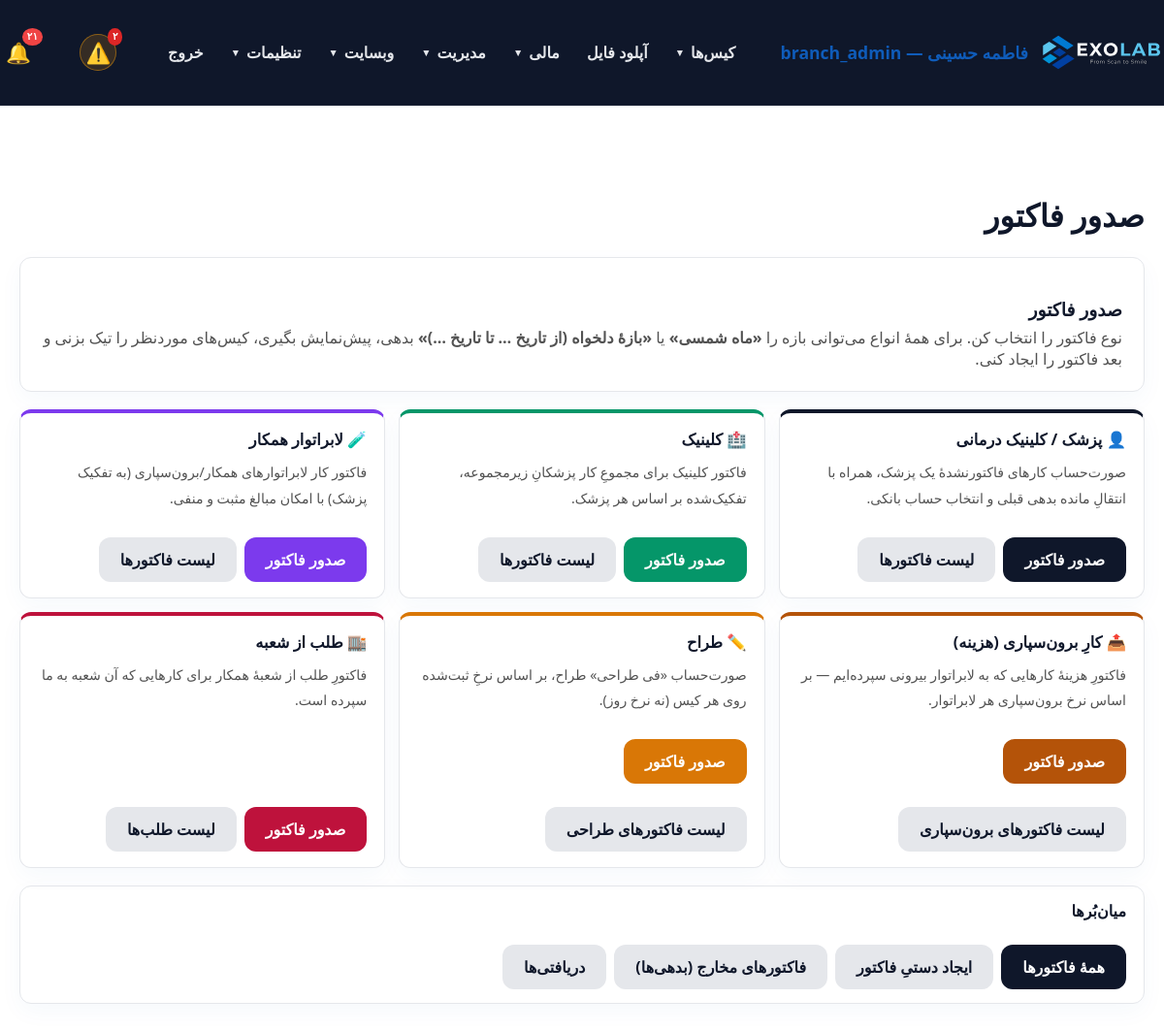
Screenshot of /panel/issue_invoice.php (signed in) with the database file from the repository.
### tables this page shows
CREATE TABLE `users` (
  `id` int(11) NOT NULL AUTO_INCREMENT,
  `username` varchar(100) NOT NULL,
  `password_hash` varchar(255) NOT NULL,
  `full_name` varchar(255) NOT NULL,
  `email` varchar(255) DEFAULT NULL,
  `phone` varchar(20) DEFAULT NULL,
  `role` enum('admin','doctor','staff','secretary','designer','technician','operator','powder','courier','finance','outsource_lab','customer_lab','partner_lab','clinic','branch_admin') NOT NULL DEFAULT 'staff',
  `branch_id` int(11) DEFAULT NULL,
  `clinic_id` int(11) DEFAULT NULL,
  `lab_id` int(11) DEFAULT NULL,
  `is_designer` tinyint(1) NOT NULL DEFAULT 0,
  `is_default_designer` tinyint(1) NOT NULL DEFAULT 0,
  `active` tinyint(1) DEFAULT 1,
  `last_login` datetime DEFAULT NULL,
  `created_at` datetime DEFAULT current_timestamp(),
  `updated_at` datetime DEFAULT current_timestamp() ON UPDATE current_timestamp(),
  `notes` text DEFAULT NULL,
  PRIMARY KEY (`id`),
  UNIQUE KEY `username` (`username`),
  KEY `idx_users_clinic_id` (`clinic_id`),
  KEY `idx_users_is_designer` (`is_designer`),
  CONSTRAINT `fk_users_clinic` FOREIGN KEY (`clinic_id`) REFERENCES `users` (`id`) ON DELETE SET NULL ON UPDATE CASCADE
);

CREATE TABLE `roles` (
  `id` int(11) NOT NULL AUTO_INCREMENT,
  `name` varchar(50) NOT NULL,
  `label` varchar(100) NOT NULL,
  `permissions` text DEFAULT NULL COMMENT 'JSON array of permission keys',
  `created_at` datetime NOT NULL DEFAULT current_timestamp(),
  `updated_at` datetime NOT NULL DEFAULT current_timestamp() ON UPDATE current_timestamp(),
  PRIMARY KEY (`id`),
  UNIQUE KEY `uk_roles_name` (`name`)
);

### panel/issue_invoice.php (the view, shortened to what the rows shown need)
<?php
require_once __DIR__ . '/auth.php';
require_admin();
$canBranchInvoice = is_root_admin() || is_branch_scoped();
$kinds = [
    [
        'key'    => 'doctor',
        'title'  => 'پزشک / کلینیک درمانی',
        'desc'   => 'صورت‌حساب کارهای فاکتورنشدهٔ یک پزشک، همراه با انتقالِ مانده بدهی قبلی و انتخاب حساب بانکی.',
        'href'   => 'generate_invoice.php',
        'color'  => '#0F172A',
        'icon'   => '👤',
        'list'   => 'invoices.php',
        'listLbl'=> 'لیست فاکتورها',
    ],
    [
        'key'    => 'clinic',
        'title'  => 'کلینیک',
        'desc'   => 'فاکتور کلینیک برای مجموعِ کار پزشکانِ زیرمجموعه، تفکیک‌شده بر اساس هر پزشک.',
        'href'   => 'generate_clinic_invoice.php',
        'color'  => '#059669',
        'icon'   => '🏥',
        'list'   => 'invoices.php',
        'listLbl'=> 'لیست فاکتورها',
    ],
    [
        'key'    => 'lab',
        'title'  => 'لابراتوار همکار',
        'desc'   => 'فاکتور کار لابراتوارهای همکار/برون‌سپاری (به تفکیک پزشک) با امکان مبالغ مثبت و منفی.',
        'href'   => 'generate_lab_invoice.php',
        'color'  => '#7c3aed',
        'icon'   => '🧪',
        'list'   => 'invoices.php',
        'listLbl'=> 'لیست فاکتورها',
    ],
    [
        'key'    => 'outsource',
        'title'  => 'کارِ برون‌سپاری (هزینه)',
        'desc'   => 'فاکتورِ هزینهٔ کارهایی که به لابراتوار بیرونی سپرده‌ایم — بر اساس نرخ برون‌سپاری هر لابراتوار.',
        'href'   => 'generate_outsource_invoice.php',
        'color'  => '#b45309',
        'icon'   => '📤',
        'list'   => 'outsource_invoices.php',
        'listLbl'=> 'لیست فاکتورهای برون‌سپاری',
    ],
    [
        'key'    => 'designer',
        'title'  => 'طراح',
        'desc'   => 'صورت‌حساب «فی طراحی» طراح، بر اساس نرخِ ثبت‌شده روی هر کیس (نه نرخ روز).',
        'href'   => 'generate_designer_invoice.php',
        'color'  => '#d97706',
        'icon'   => '✏️',
        'list'   => 'designer_invoices.php',
        'listLbl'=> 'لیست فاکتورهای طراحی',
    ],
    [
        'key'    => 'branch',
        'title'  => 'طلب از شعبه',
        'desc'   => 'فاکتورِ طلب از شعبهٔ همکار برای کارهایی که آن شعبه به ما سپرده است.',
        'href'   => 'generate_branch_receivable.php',
        'color'  => '#be123c',
        'icon'   => '🏬',
        'list'   => 'branch_receivables.php',
        'listLbl'=> 'لیست طلب‌ها',
        'hide'   => !$canBranchInvoice,
    ],
];
panel_layout_start('صدور فاکتور');
?>
<div style="display:grid; grid-template-columns:repeat(auto-fill, minmax(280px, 1fr)); gap:14px;">
    <?php foreach ($kinds as $k): if (!empty($k['hide'])) continue; ?>
        <div class="form-card" style="padding:16px 18px; display:flex; flex-direction:column; gap:10px; border-top:4px solid <?= $k['color'] ?>;">
            <h4 style="margin:0; font-size:1.02rem;"><?= $k['icon'] ?> <?= htmlspecialchars($k['title']) ?></h4>
            <p style="margin:0; color:#525252; font-size:0.88rem; line-height:1.9;"><?= htmlspecialchars($k['desc']) ?></p>
            <div style="margin-top:auto; display:flex; gap:8px; flex-wrap:wrap;">
                <a class="btn" href="<?= htmlspecialchars($k['href']) ?>" style="background:<?= $k['color'] ?>; color:#fff;">صدور فاکتور</a>
                <?php if (!empty($k['list'])): ?>
                    <a class="btn" href="<?= htmlspecialchars($k['list']) ?>" style="background:#E5E7EB; color:#0F172A;"><?= htmlspecialchars($k['listLbl'] ?? 'لیست') ?></a>
                <?php endif; ?>
            </div>
        </div>
    <?php endforeach; ?>
</div>
<?php panel_layout_end(); ?>

### panel/auth.php (shortened to what the rows shown need)
<?php
require_once __DIR__ . '/db.php';
try {
    $roles = getAllRoles();
} catch (\Throwable $e) {
    $GLOBALS['role_permissions'] = [
        'admin'      => ['*'],
        'doctor'     => ['view_own_cases', 'view_own_invoices', 'view_own_payments', 'view_case_files', 'create_cases'],
        'staff'      => ['view_all_cases', 'create_cases', 'edit_cases', 'edit_case_status', 'upload_files', 'batch_print_labels', 'export_csv'],
        'secretary'  => ['view_all_cases', 'create_cases', 'edit_cases', 'edit_case_status', 'upload_files', 'delete_files', 'batch_print_labels', 'export_csv'],
        'designer'   => ['view_assigned_cases', 'upload_design_files', 'edit_case_status'],
        'technician' => ['view_all_cases', 'update_case_status', 'view_invoices', 'batch_print_labels'],
        'operator'   => ['view_all_cases', 'update_case_status'],
        'powder'     => ['view_all_cases'],
        'courier'    => ['view_all_cases'],
        'finance'    => ['view_all_cases', 'view_invoices', 'view_payments'],
        'outsource_lab' => ['view_assigned_cases', 'view_case_files'],
        'customer_lab' => ['view_assigned_cases', 'view_case_files'],
        'partner_lab'  => ['view_assigned_cases', 'view_case_files'],
        'lab'        => ['view_assigned_cases', 'view_case_files'],
        'clinic'     => ['view_clinic_cases', 'view_clinic_invoices', 'view_clinic_payments', 'view_case_files'],
    ];
}
function current_user() {
    static $user = null;
    if ($user !== null) return $user;
    $stmt = db()->prepare('SELECT * FROM users WHERE id = ? AND active = 1 LIMIT 1');
    $stmt->execute([(int)$_SESSION[USER_SESSION_KEY]]);
    $user = $stmt->fetch();
    return $user;
}
function is_logged_in() {
    return current_user() !== null;
}
function is_admin(): bool {
    $user = current_user();
    return $user['role'] === 'admin' || $user['role'] === 'branch_admin';
}
function is_root_admin(): bool {
    $user = current_user();
    return $user && $user['role'] === 'admin';
}
function is_branch_scoped(): bool {
    $user = current_user();
    return !empty($user['branch_id']);
}
function require_login() {
    if (!is_logged_in()) {
        $target = getLoginRedirectUrl();
        if ($target !== '') {
            $_SESSION['login_redirect'] = $target;
        }
        header('Location: login.php');
        exit;
    }
}
function require_admin() {
    require_login();
}
function panel_layout_start($title = 'پنل مدیریت') {
    $user = current_user();
    ?>
    <!DOCTYPE html>
    <html lang="fa" dir="rtl">
    <head>
        <link rel="stylesheet" href="../assets/css/style.css">
        <link rel="stylesheet" href="../assets/css/datatables.min.css">
    </head>
    <body>
    <header class="site-header">
        <div class="container" style="justify-content: space-between;">
            <a class="brand" href="dashboard.php">
                <img src="../assets/icons/EXOLAB_LOGO_HORIZENTAL.svg" alt="EXOLAB" class="site-logo">
                <span><?= $user ? htmlspecialchars($user['full_name']) . ' — ' . $user['role'] : 'پنل' ?></span>
            </a>
        </div>
    </header>
    <main class="section">
        <div class="container">
            <h2><?= htmlspecialchars($title) ?></h2>
    <?php
}
function panel_layout_end() {
    ?>
        </div>
    </main>
    </body>
    </html>
    <?php
}

### rows the page displays
users: full_name "فاطمه حسینی", role "branch_admin"
roles: icon "🏥", label "کلینیک", desc "فاکتور کلینیک برای مجموعِ کار پزشکانِ زیرمجموعه، تفکیک‌شده بر اساس هر پزشک.", listLbl "لیست فاکتورها"
roles: icon "✏️", label "طراح", desc "صورت‌حساب «فی طراحی» طراح، بر اساس نرخِ ثبت‌شده روی هر کیس (نه نرخ روز).", listLbl "لیست فاکتورهای طراحی"

### other values shown
toPersianDigits($notifCount > 99 ? '99+' : $notifCount) "۲۱"
$title "صدور فاکتور"
$k['icon'] "👤"
$k['title'] "پزشک / کلینیک درمانی"
$k['desc'] "صورت‌حساب کارهای فاکتورنشدهٔ یک پزشک، همراه با انتقالِ مانده بدهی قبلی و انتخاب حساب بانکی."
$k['listLbl'] "لیست فاکتورها"
$k['icon'] "🧪"
$k['title'] "لابراتوار همکار"
$k['desc'] "فاکتور کار لابراتوارهای همکار/برون‌سپاری (به تفکیک پزشک) با امکان مبالغ مثبت و منفی."
$k['icon'] "📤"
$k['title'] "کارِ برون‌سپاری (هزینه)"
$k['desc'] "فاکتورِ هزینهٔ کارهایی که به لابراتوار بیرونی سپرده‌ایم — بر اساس نرخ برون‌سپاری هر لابراتوار."
$k['listLbl'] "لیست فاکتورهای برون‌سپاری"
$k['icon'] "🏬"
$k['title'] "طلب از شعبه"
